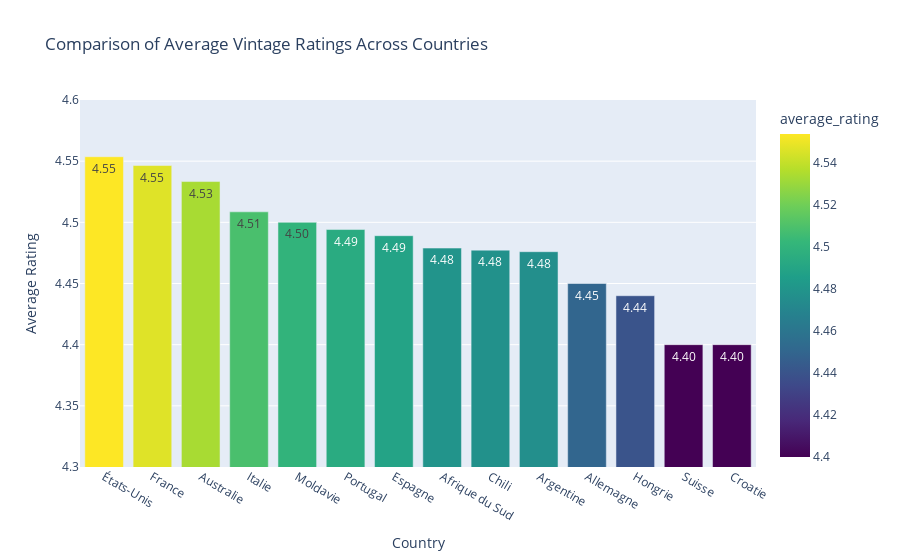

The code cell stored with this chart in its notebook:
### Markdown cell above
Visualize the countries and their average score

### Code cell
import plotly.express as px

fig = px.bar(top_vint_countries_df, x = "country", y = "average_rating", text="average_rating", title= "Comparison of Average Vintage Ratings Across Countries",
             color = "average_rating", color_continuous_scale=px.colors.sequential.Viridis)
fig.update_yaxes(range=[4.3, 4.6])
fig.update_traces(texttemplate='%{text:.2f}')
fig.update_layout(xaxis_title="Country", yaxis_title="Average Rating")
fig.show()

### Figure 1 — Plotly figure (JSON) as saved in the notebook; plotly's stock layout.template omitted (floating-point values rounded to 4 significant figures)
{"data": [{"alignmentgroup": "True", "hovertemplate": "country=%{x}<br>average_rating=%{marker.color}<extra></extra>", "legendgroup": "", "marker": {"color": [4.554, 4.546, 4.533, 4.509, 4.5, 4.494, 4.489, 4.479, 4.477, 4.476, 4.45, 4.44, 4.4, 4.4], "coloraxis": "coloraxis", "pattern": {"shape": ""}}, "name": "", "offsetgroup": "", "orientation": "v", "showlegend": false, "text": [4.554, 4.546, 4.533, 4.509, 4.5, 4.494, 4.489, 4.479, 4.477, 4.476, 4.45, 4.44, 4.4, 4.4], "textposition": "auto", "texttemplate": "%{text:.2f}", "type": "bar", "x": ["États-Unis", "France", "Australie", "Italie", "Moldavie", "Portugal", "Espagne", "Afrique du Sud", "Chili", "Argentine", "Allemagne", "Hongrie", "Suisse", "Croatie"], "xaxis": "x", "y": [4.554, 4.546, 4.533, 4.509, 4.5, 4.494, 4.489, 4.479, 4.477, 4.476, 4.45, 4.44, 4.4, 4.4], "yaxis": "y"}], "layout": {"barmode": "relative", "coloraxis": {"colorbar": {"title": {"text": "average_rating"}}, "colorscale": [[0, "#440154"], [0.1111, "#482878"], [0.2222, "#3e4989"], [0.3333, "#31688e"], [0.4444, "#26828e"], [0.5556, "#1f9e89"], [0.6667, "#35b779"], [0.7778, "#6ece58"], [0.8889, "#b5de2b"], [1, "#fde725"]]}, "legend": {"tracegroupgap": 0}, "title": {"text": "Comparison of Average Vintage Ratings Across Countries"}, "xaxis": {"anchor": "y", "domain": [0, 1], "title": {"text": "Country"}}, "yaxis": {"anchor": "x", "domain": [0, 1], "range": [4.3, 4.6], "title": {"text": "Average Rating"}}}}
